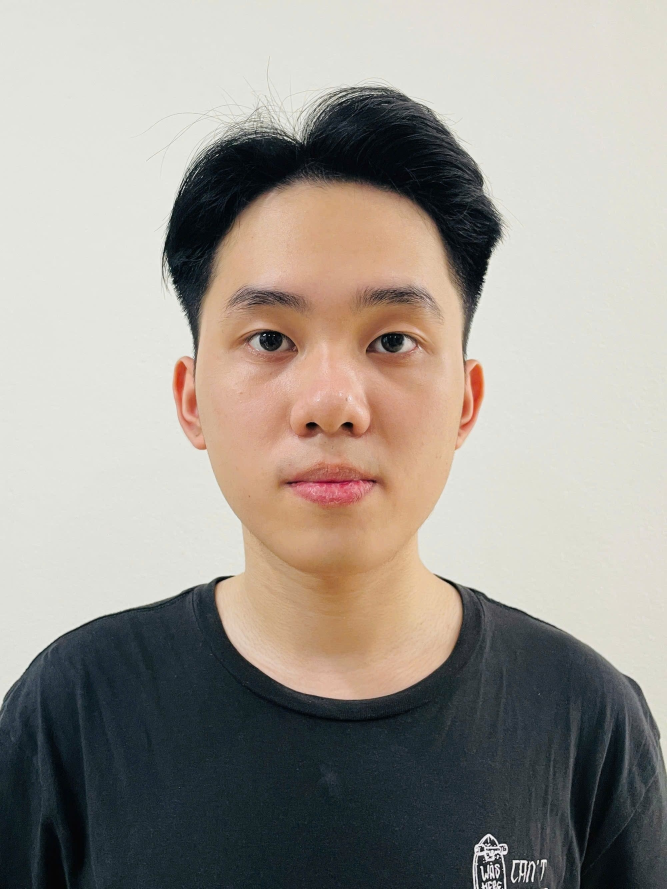
#> input picture backend/uploads/photos/photo_0030680_20260606_010156_159753.jpg, 2000 x 2666 px (shown at 1/3 size); its folder holds only this picture in this run
$ python -i face_processor.py   (imports and definitions only)
#> lines starting #> are read from the running program, lines starting #| are printed output that depends on the picture
"""
Face image preprocessing: detection, cropping, alignment, and normalization.
Uses OpenCV's YuNet for robust face detection in group photos.
"""

import os
import cv2
import numpy as np
import logging
from typing import List, Tuple, Optional

logger = logging.getLogger(__name__)

_yunet_detector = None

def _get_yunet_detector(input_size=(320, 320)):
    global _yunet_detector
    if _yunet_detector is None:
        model_path = os.path.join(os.path.dirname(__file__), "models", "face_detection_yunet.onnx")
        if not os.path.exists(model_path):
            logger.error(f"Failed to load YuNet model from {model_path}")
            raise RuntimeError("YuNet face detection model not found")

        _yunet_detector = cv2.FaceDetectorYN.create(
            model=model_path,
            config="",
            input_size=input_size,
            score_threshold=0.6,
            nms_threshold=0.3,
            top_k=5000
        )
        logger.info("YuNet face detector loaded successfully")
    else:
        _yunet_detector.setInputSize(input_size)
    return _yunet_detector


def detect_faces(image: np.ndarray, min_size: int = 40) -> List[Tuple[int, int, int, int, float]]:
    """
    Detect faces in an image using YuNet.

    Args:
        image: Input image (BGR numpy array)
        min_size: Minimum face size in pixels

    Returns:
        List of tuples (x, y, w, h, confidence)
    """
    img_h, img_w = image.shape[:2]
    logger.info(f"[GROUP_ATTENDANCE] detect_faces: original image_shape={image.shape}")

    max_size = 1280
    scale = 1.0
    if max(img_h, img_w) > max_size:
        scale = max_size / max(img_h, img_w)
        detect_w = int(img_w * scale)
        detect_h = int(img_h * scale)
        detect_img = cv2.resize(image, (detect_w, detect_h))
        logger.info(f"[GROUP_ATTENDANCE] detect_faces: resized to {detect_w}x{detect_h} for detection (scale={scale:.4f})")
    else:
        detect_img = image
        detect_w = img_w
        detect_h = img_h

    detector = _get_yunet_detector(input_size=(detect_w, detect_h))

    # YuNet expects BGR format, which is the default for OpenCV
    status, faces = detector.detect(detect_img)

    if faces is None:
        logger.info("[GROUP_ATTENDANCE] total_faces_detected=0")
        return []

    logger.info(f"[GROUP_ATTENDANCE] total_faces_detected={len(faces)}")

    results = []
    for i, face in enumerate(faces):
        if scale != 1.0:
            face[:14] = face[:14] / scale

        x, y, w, h = map(int, face[:4])
        confidence = float(face[-1])
        logger.info(f"[GROUP_ATTENDANCE] face_{i}: bbox={(x,y,w,h)}, score={confidence}")
        if w >= min_size and h >= min_size:
            results.append((x, y, w, h, confidence))

    return results


# [53 lines left out: functions crop_face, preprocess_face, not called in this run]


def extract_largest_face(
    image: np.ndarray, target_size: int = 112, min_face_size: int = 40
) -> Optional[Tuple[np.ndarray, Tuple[int, int, int, int]]]:
    """
    Detect and extract the largest face from an image.

    Returns:
        Tuple of (preprocessed_face, bbox) or None if no face detected
    """
    faces = detect_faces(image, min_size=min_face_size)

    if not faces:
        return None

    # Pick the largest face (w * h)
    largest = max(faces, key=lambda f: f[2] * f[3])
    x, y, w, h, conf = largest
    bbox = (x, y, w, h)

    cropped = crop_face(image, bbox, margin=0.25)
    preprocessed = preprocess_face(cropped, target_size)

    return preprocessed, bbox


# [22 lines left out: function extract_all_faces, not called in this run]

>>> import cv2
>>> picture = cv2.imread('../../../../backend/uploads/photos/photo_0030680_20260606_010156_159753.jpg', cv2.IMREAD_GRAYSCALE)
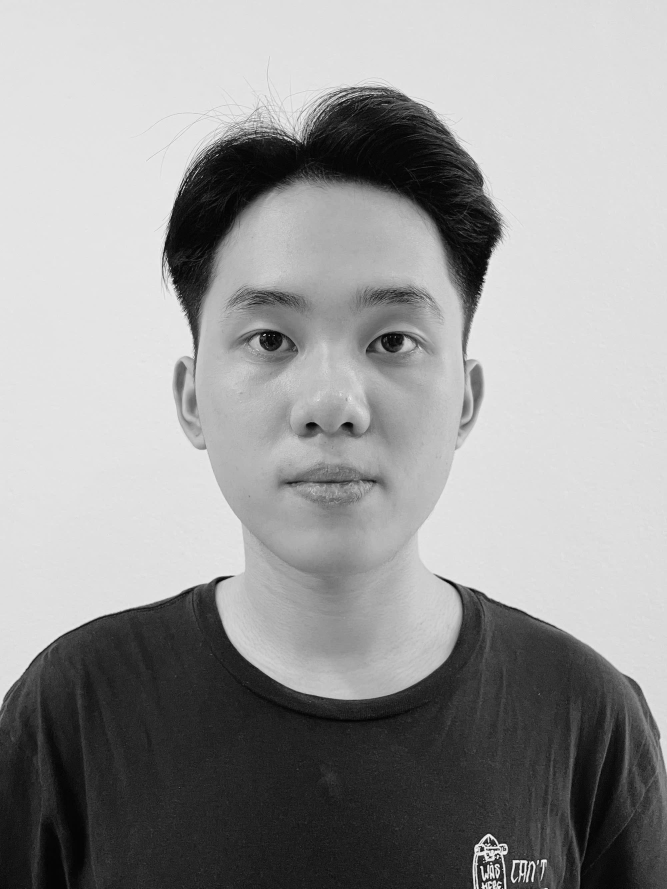
#> picture: shape (2666, 2000) (shown at 1/3 size); min 0, max 255, mean 153.5
>>> result = extract_largest_face(picture)
#> (the run stopped early here; a loop or call above may not have finished)

$ run again, on backend/uploads/photos/photo_0203468_20260606_010220_222547.jpg
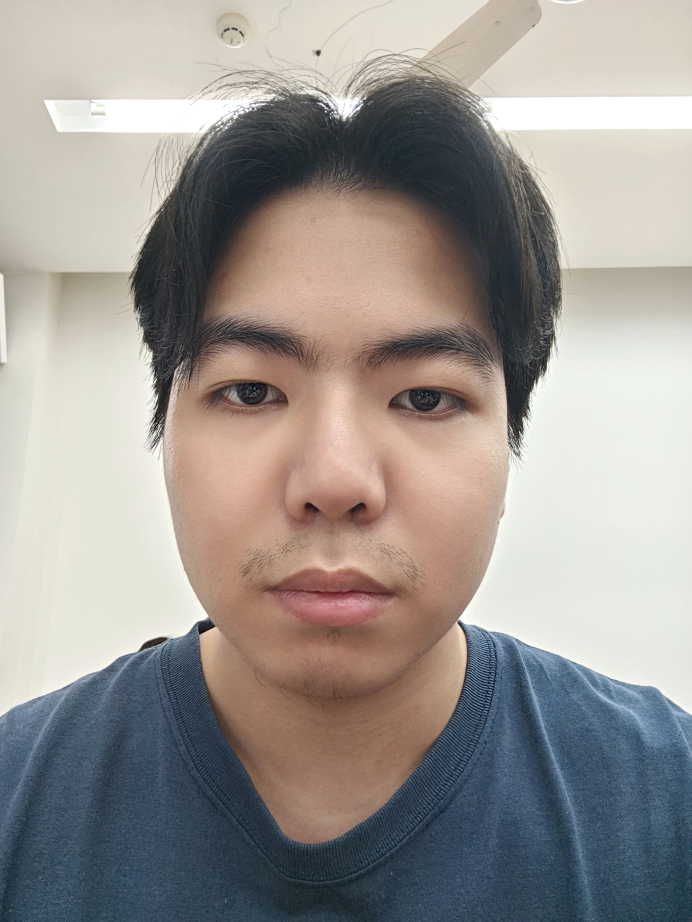
#> input picture backend/uploads/photos/photo_0203468_20260606_010220_222547.jpg, 3456 x 4608 px (shown at 1/5 size)
#> `picture = cv2.imread('../../../../backend/uploads/photos/photo_0030680..`:
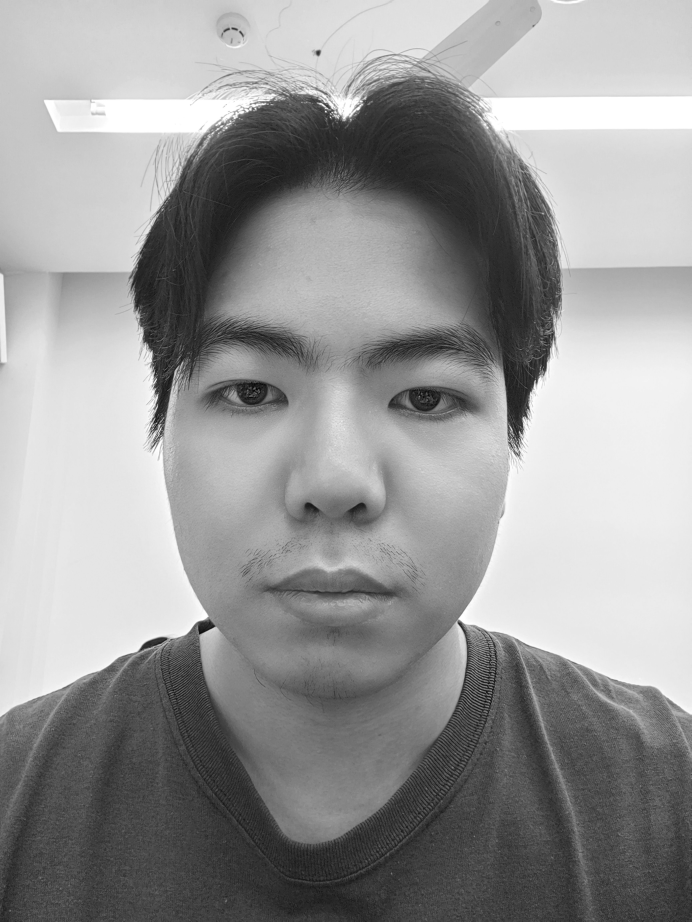
#> picture: shape (4608, 3456) (shown at 1/5 size); min 0, max 255, mean 151

$ run again, on backend/uploads/photos/photo_0203468_20260606_010349_655966.jpg
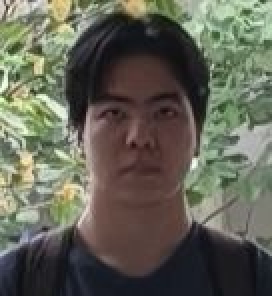
#> input picture backend/uploads/photos/photo_0203468_20260606_010349_655966.jpg, 136 x 148 px (shown 2 times larger)
#> `picture = cv2.imread('../../../../backend/uploads/photos/photo_0030680..`:
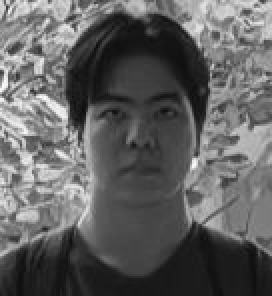
#> picture: shape (148, 136) (shown 2 times larger); min 11, max 249, mean 97.3

$ run again, on backend/uploads/photos/photo_0203468_20260606_010507_331876.jpg
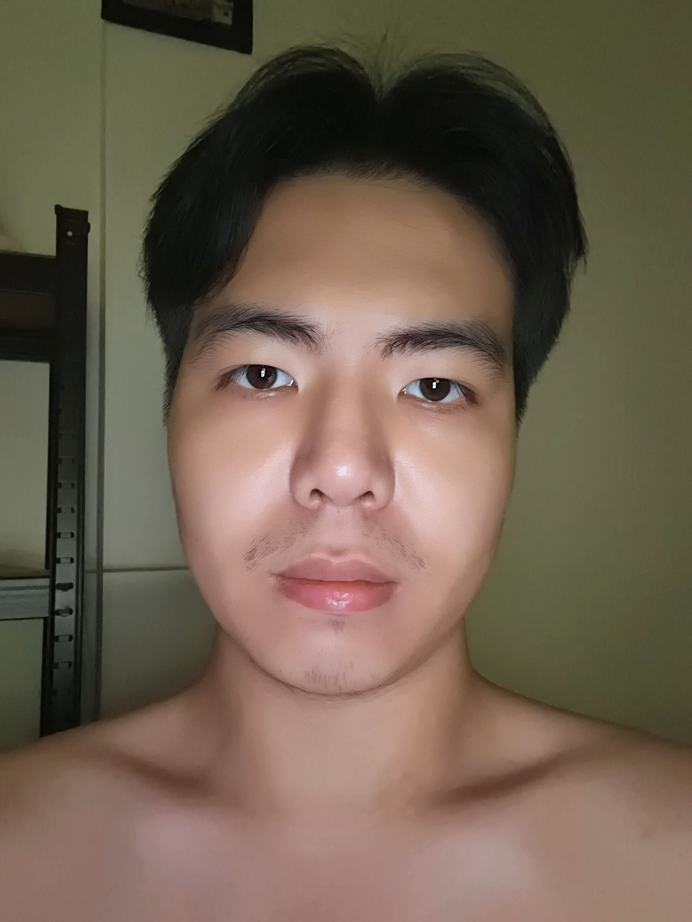
#> input picture backend/uploads/photos/photo_0203468_20260606_010507_331876.jpg, 3456 x 4608 px (shown at 1/5 size)
#> `picture = cv2.imread('../../../../backend/uploads/photos/photo_0030680..`:
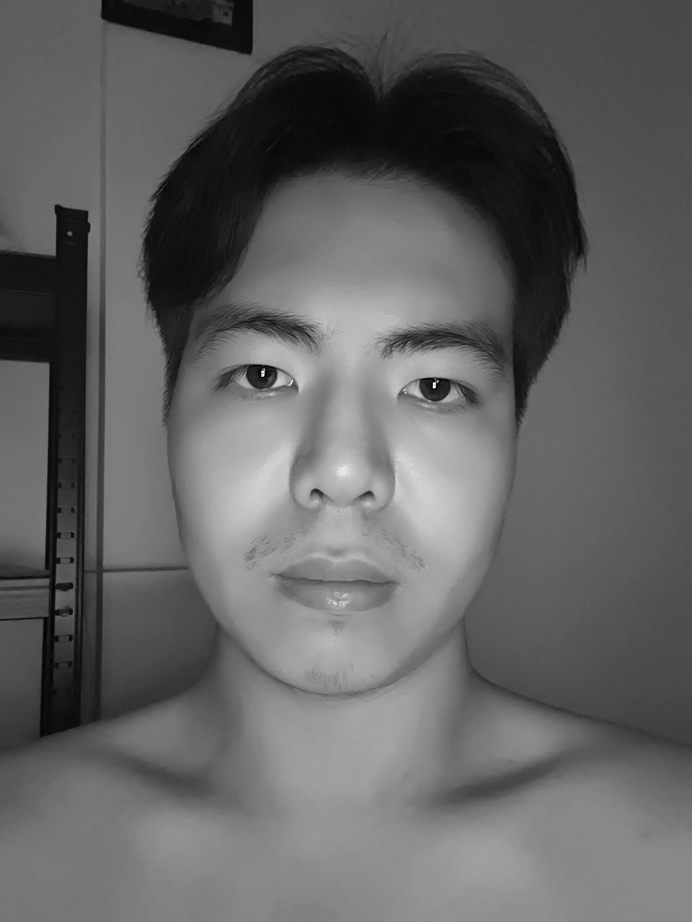
#> picture: shape (4608, 3456) (shown at 1/5 size); min 0, max 255, mean 98.8
